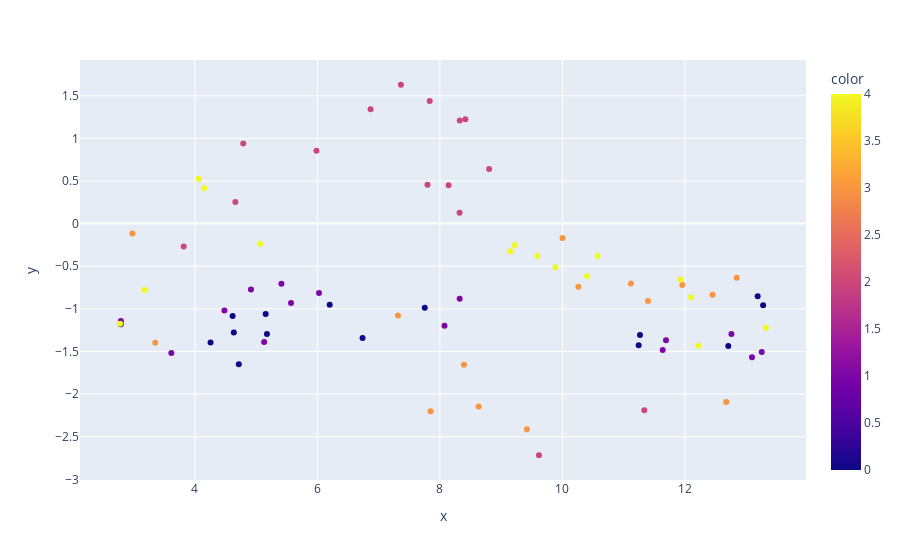

The code cell stored with this chart in its notebook:
### Code cell
X = big_data.values
y = labels
tsne = TSNE()
X_embedded = tsne.fit_transform(X)
scatter2d(X_embedded, labels)
# fig2 = plt.scatter(X_embedded[:, 0], X_embedded[:, 1])

### Figure 1 — Plotly figure (JSON) as saved in the notebook; plotly's stock layout.template omitted (floating-point values rounded to 4 significant figures)
{"data": [{"hovertemplate": "x=%{x}<br>y=%{y}<br>color=%{marker.color}<extra></extra>", "legendgroup": "", "marker": {"color": [0, 0, 0, 0, 0, 0, 0, 0, 0, 0, 0, 0, 0, 0, 0, 1, 1, 1, 1, 1, 1, 1, 1, 1, 1, 1, 1, 1, 1, 1, 2, 2, 2, 2, 2, 2, 2, 2, 2, 2, 2, 2, 2, 2, 2, 3, 3, 3, 3, 3, 3, 3, 3, 3, 3, 3, 3, 3, 3, 3, 4, 4, 4, 4, 4, 4, 4, 4, 4, 4, 4, 4, 4, 4, 4], "coloraxis": "coloraxis", "symbol": "circle"}, "mode": "markers", "name": "", "orientation": "v", "showlegend": false, "type": "scatter", "x": [5.154, 4.255, 12.71, 4.615, 5.176, 6.2, 6.736, 2.787, 4.716, 13.28, 13.19, 4.635, 11.24, 11.27, 7.752, 5.412, 4.481, 12.76, 4.914, 5.569, 6.026, 8.075, 2.791, 5.13, 13.25, 13.1, 3.614, 11.64, 11.69, 8.322, 6.867, 5.984, 3.816, 7.797, 8.323, 7.833, 9.617, 11.34, 8.142, 4.789, 4.66, 7.363, 8.321, 8.415, 8.803, 12.85, 11.4, 9.421, 11.12, 10.26, 12.67, 2.979, 8.391, 10.0, 7.847, 8.632, 12.45, 7.315, 11.96, 3.352, 11.93, 9.592, 12.22, 3.179, 9.224, 9.151, 2.777, 4.149, 10.57, 12.1, 10.4, 9.887, 5.066, 13.32, 4.059], "xaxis": "x", "y": [-1.06, -1.394, -1.437, -1.084, -1.295, -0.9518, -1.343, -1.181, -1.65, -0.9587, -0.8508, -1.277, -1.428, -1.308, -0.9885, -0.7067, -1.019, -1.294, -0.7744, -0.9325, -0.8136, -1.198, -1.144, -1.39, -1.505, -1.567, -1.518, -1.484, -1.367, -0.8804, 1.341, 0.8554, -0.2699, 0.4559, 1.209, 1.437, -2.717, -2.189, 0.449, 0.9412, 0.2548, 1.629, 0.1278, 1.223, 0.6398, -0.6342, -0.9068, -2.412, -0.7027, -0.7421, -2.092, -0.1175, -1.656, -0.1682, -2.202, -2.145, -0.8356, -1.077, -0.7204, -1.398, -0.6544, -0.3803, -1.432, -0.7774, -0.2526, -0.323, -1.175, 0.4162, -0.3807, -0.865, -0.6174, -0.5122, -0.237, -1.223, 0.5258], "yaxis": "y"}], "layout": {"coloraxis": {"colorbar": {"title": {"text": "color"}}, "colorscale": [[0, "#0d0887"], [0.1111, "#46039f"], [0.2222, "#7201a8"], [0.3333, "#9c179e"], [0.4444, "#bd3786"], [0.5556, "#d8576b"], [0.6667, "#ed7953"], [0.7778, "#fb9f3a"], [0.8889, "#fdca26"], [1, "#f0f921"]]}, "legend": {"tracegroupgap": 0}, "margin": {"t": 60}, "xaxis": {"anchor": "y", "domain": [0, 1], "title": {"text": "x"}}, "yaxis": {"anchor": "x", "domain": [0, 1], "title": {"text": "y"}}}}
